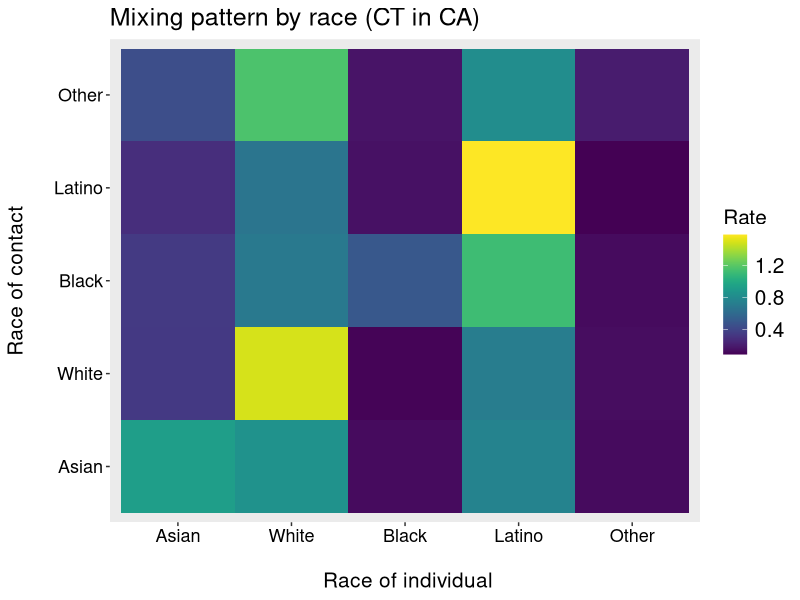

This chart was generated by the following R code:

library(dplyr)

# load in census tract data 
census_tract_ca = read.csv("censustract_data.csv")

#### total number of effective contacts
eff_contacts=2.79

#### assortativity coefficient
assort_coeff=0.0 # 1 indicates a perfect assortative mixing, while 0 indicates a proportionate mixing

#### list of race/ethnicity
race_list <- c("Asian", "White", "Black", "Latino", "Other")

census_tract_ca %>% group_by(GEOID) %>%
  mutate(contact_Asian = eff_contacts*assort_coeff + (1-assort_coeff)*percent_final[demographic == "Asian"]*eff_contacts, 
         contact_White = (1-assort_coeff)*percent_final[demographic == "White"]*eff_contacts,
         contact_Black = (1-assort_coeff)*percent_final[demographic == "Black"]*eff_contacts, 
         contact_Latino = (1-assort_coeff)*percent_final[demographic == "Latino"]*eff_contacts,
         contact_Other = (1-assort_coeff)*percent_final[demographic == "Other"]*eff_contacts) %>% ungroup() %>%
  filter(demographic==race_list[1]) -> Asian_contacts

census_tract_ca %>% group_by(GEOID) %>%
  mutate(contact_Asian = (1-assort_coeff)*percent_final[demographic == "Asian"]*eff_contacts, 
         contact_White = eff_contacts*assort_coeff + (1-assort_coeff)*percent_final[demographic == "White"]*eff_contacts,
         contact_Black = (1-assort_coeff)*percent_final[demographic == "Black"]*eff_contacts, 
         contact_Latino = (1-assort_coeff)*percent_final[demographic == "Latino"]*eff_contacts,
         contact_Other = (1-assort_coeff)*percent_final[demographic == "Other"]*eff_contacts) %>% ungroup() %>%
  filter(demographic==race_list[2]) -> White_contacts

census_tract_ca %>% group_by(GEOID) %>%
  mutate(contact_Asian = (1-assort_coeff)*percent_final[demographic == "Asian"]*eff_contacts, 
         contact_White = (1-assort_coeff)*percent_final[demographic == "White"]*eff_contacts,
         contact_Black = eff_contacts*assort_coeff + (1-assort_coeff)*percent_final[demographic == "Black"]*eff_contacts, 
         contact_Latino = (1-assort_coeff)*percent_final[demographic == "Latino"]*eff_contacts,
         contact_Other = (1-assort_coeff)*percent_final[demographic == "Other"]*eff_contacts) %>% ungroup() %>%
  filter(demographic==race_list[3]) -> Black_contacts

census_tract_ca %>% group_by(GEOID) %>%
  mutate(contact_Asian = (1-assort_coeff)*percent_final[demographic == "Asian"]*eff_contacts, 
         contact_White = (1-assort_coeff)*percent_final[demographic == "White"]*eff_contacts,
         contact_Black = (1-assort_coeff)*percent_final[demographic == "Black"]*eff_contacts, 
         contact_Latino = eff_contacts*assort_coeff + (1-assort_coeff)*percent_final[demographic == "Latino"]*eff_contacts,
         contact_Other = (1-assort_coeff)*percent_final[demographic == "Other"]*eff_contacts) %>% ungroup() %>%
  filter(demographic==race_list[4]) -> Latino_contacts

census_tract_ca %>% group_by(GEOID) %>%
  mutate(contact_Asian = (1-assort_coeff)*percent_final[demographic == "Asian"]*eff_contacts, 
         contact_White = (1-assort_coeff)*percent_final[demographic == "White"]*eff_contacts,
         contact_Black = (1-assort_coeff)*percent_final[demographic == "Black"]*eff_contacts, 
         contact_Latino = (1-assort_coeff)*percent_final[demographic == "Latino"]*eff_contacts,
         contact_Other = eff_contacts*assort_coeff + (1-assort_coeff)*percent_final[demographic == "Other"]*eff_contacts) %>% ungroup() %>%
  filter(demographic==race_list[5]) -> Other_contacts

rbind(Asian_contacts, White_contacts, Black_contacts, Latino_contacts, Other_contacts) -> census_tract_contacts 



#### total number of children 5-17 yo by race/ethnicity in the state
children_n = census_tract_ca %>%
  group_by(demographic)%>%
  summarize(across(pop_size, ~ sum(as.numeric(.x), na.rm = TRUE)))


contact_race_list <- list()
for(i in 1:length(race_list)){
  community_dem = census_tract_contacts %>%
    filter(demographic == race_list[i]) %>%
    mutate(Asian_k = pop_size*contact_Asian, 
           White_k = pop_size*contact_White,
           Black_k = pop_size*contact_Black,
           Latino_k = pop_size*contact_Latino,
           Other_k = pop_size*contact_Other) %>%
    summarize(across(Asian_k:Other_k, ~ sum(as.numeric(.x), na.rm = TRUE))) 
  
  contact_race_list[[i]] = community_dem/children_n$pop_size[children_n$demographic == race_list[i]]
}

cbind(t(as.matrix(contact_race_list[[1]])), t(as.matrix(contact_race_list[[2]])), 
      t(as.matrix(contact_race_list[[3]])), t(as.matrix(contact_race_list[[4]])), 
      t(as.matrix(contact_race_list[[5]]))) %>% as.data.frame() -> contact_matrix
colnames(contact_matrix) <- c("Asian", "White", "Black", "Latino", "Other")
rownames(contact_matrix) <- colnames(contact_matrix)

contact_matrix
#write.csv(contact_matrix, "community_contact_matrix_CA_proportionate.csv")

library(ggplot2); library(viridis); library(reshape2)

contact_matrix_melt <- melt(as.matrix(contact_matrix))

options(repr.plot.width=7,repr.plot.height=6)
ggplot(data = contact_matrix_melt, aes(x=Var1, y=Var2, fill=value)) + 
  geom_tile() +
  labs(x="\n Race of individual", y="Race of contact\n") +
  ggtitle("Mixing pattern by race (CT in CA)") +
  theme(axis.title = element_text(size=15, family="sans",color="black"),
        axis.text = element_text(size=13, family="sans",color="black"),
        panel.grid.major = element_blank(), panel.grid.minor = element_blank(),
        legend.title = element_text(size = 15),legend.text = element_text(size = 15),
        plot.title = element_text(size=18, family="sans",color="black")) +
  scale_fill_viridis("Rate", direction = 1)


